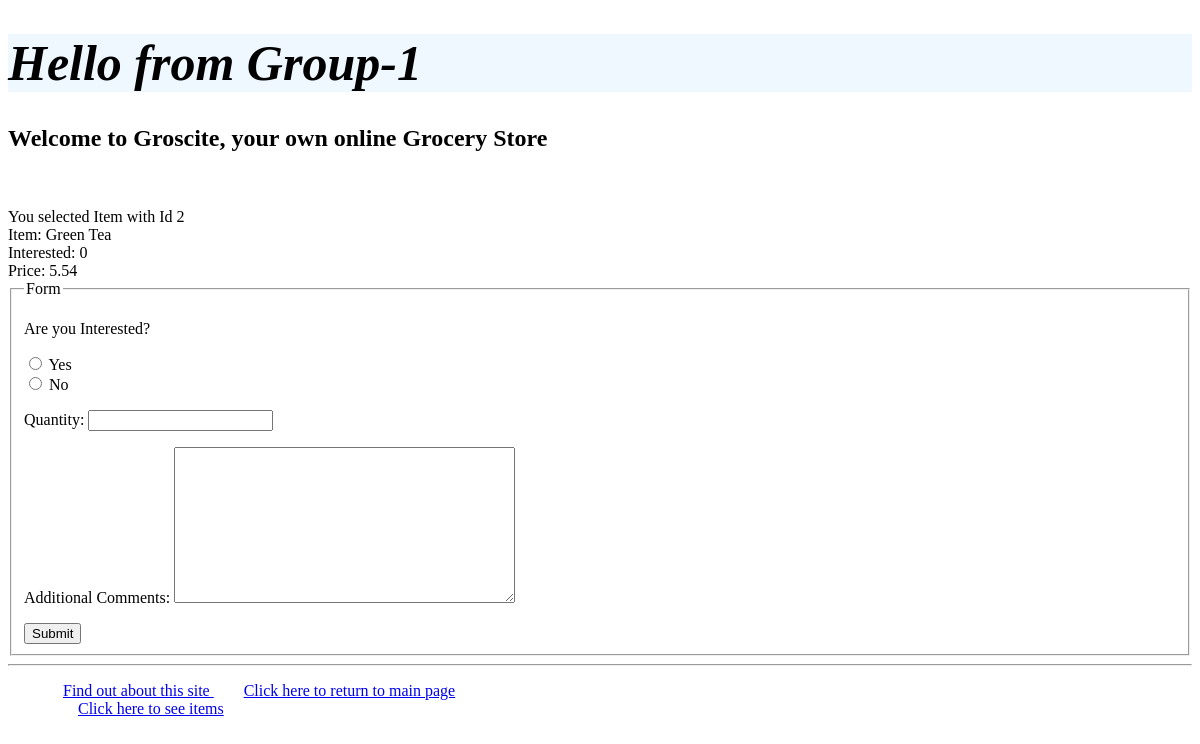
Page /myapp1/items/2/ on the committed database.
### myapp1/models.py (models this page shows, shortened)
class Item(models.Model):
    type = models.ForeignKey(Type, related_name='items', on_delete=models.CASCADE)
    name = models.CharField(max_length=200)
    price = models.DecimalField(max_digits=10, decimal_places=2)
    stock = models.PositiveIntegerField(default=100)
    available = models.BooleanField(default=True)
    desc = models.TextField(blank=True, null=True)
    interested = models.PositiveIntegerField(default=0)

### myapp1/views.py (the view, shortened to what this page needs)
# urls.py: path('myapp1/items/<int:item_id>/', views.itemdetail, name='item'),
def itemdetail(request, item_id):
    try:
        item_by_id = Item.objects.get(id=item_id)
        form = InterestForm()
        return render(request, 'myapp1/itemdetail.html', {'item': item_by_id, 'form': form})
    except:
        context = {'msg': "Item with Item id " + str(item_id) + " does not exist!"}
        return render(request, 'myapp1/itemdetail.html', context)

### myapp1/forms.py
class InterestForm(forms.Form):
    choices = ((1, 'Yes'), (0, 'No'))
    interested = forms.ChoiceField(choices=choices, label='Are you Interested?', help_text='', widget=forms.RadioSelect)
    quantity = forms.IntegerField(min_value=1)
    comments = forms.CharField(label='Additional Comments', widget=forms.Textarea())

### myapp1/templates/myapp1/itemdetail.html (shortened to what this page needs)
{% extends 'myapp1/base.html' %}
{% block body_block %}
<br/>
<br/>
    {%if msg %}
        {{ msg }}
    {% else %}
    You selected Item with Id {{ item.id }}
    <br/>
    Item: {{ item.name }}
    <br/>
    Interested: {{ item.interested }}
    <br/>
    Price: {{ item.price }}
    {% endif %}
<div class="container">
    <form method="POST">
      <fieldset>
        <legend>Form</legend>
        {{ form.as_p }}
        <button type="submit" class="btn btn-primary">Submit</button>
      </fieldset>
    </form>
</div>
{% endblock %}

### rows in the picture
Item: id "2", name "Green Tea", interested "0", price "5.54"
